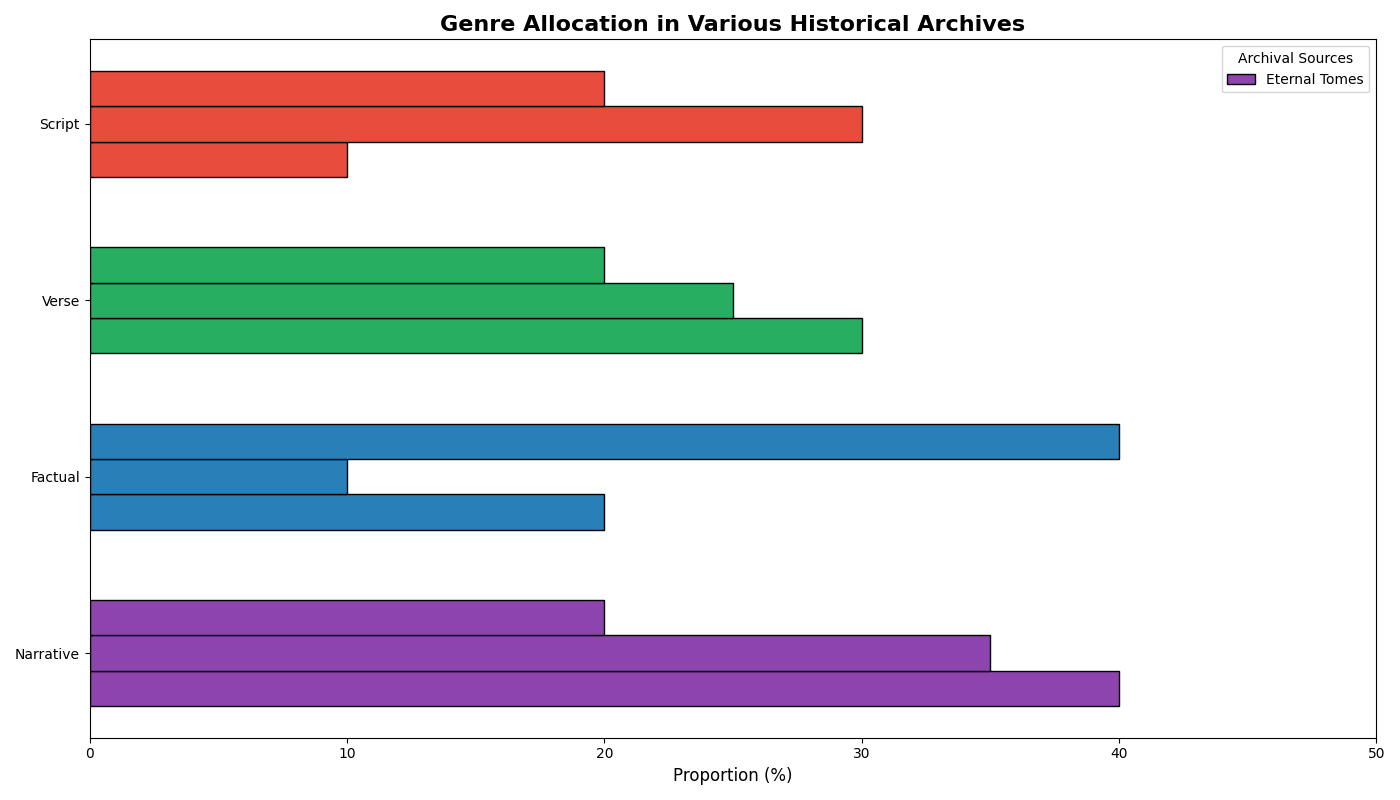

Write Python code to recreate this figure.
import matplotlib.pyplot as plt
import numpy as np

# Data setup
libraries = ['Eternal Tomes', 'Revival Archive', 'Contemporary Papers']
genres = ['Narrative', 'Factual', 'Verse', 'Script']
percentage_data = np.array([
    [40, 20, 30, 10],
    [35, 10, 25, 30],
    [20, 40, 20, 20],
])

# Define bar positions and colors
num_genres = len(genres)
new_colors = ['#8E44AD', '#2980B9', '#27AE60', '#E74C3C']

# Create figure
fig, ax = plt.subplots(figsize=(14, 8))

# Plot horizontal bars
for i in range(len(libraries)):
    ax.barh(np.arange(num_genres) + i*0.2, percentage_data[i], height=0.2, 
            color=new_colors, edgecolor='black', label=libraries[i] if i == 0 else "")

# Customize the axes
ax.set_yticks(np.arange(num_genres) + 0.2)
ax.set_yticklabels(genres, fontsize=10)
ax.set_xlim(0, 50)
ax.set_xlabel('Proportion (%)', fontsize=12)
ax.set_title('Genre Allocation in Various Historical Archives', fontsize=16, fontweight='bold')

# Add legend
ax.legend(title='Archival Sources', loc='upper right', fontsize=10)

# Adjust layout
plt.tight_layout()

# Display the plot
plt.show()
